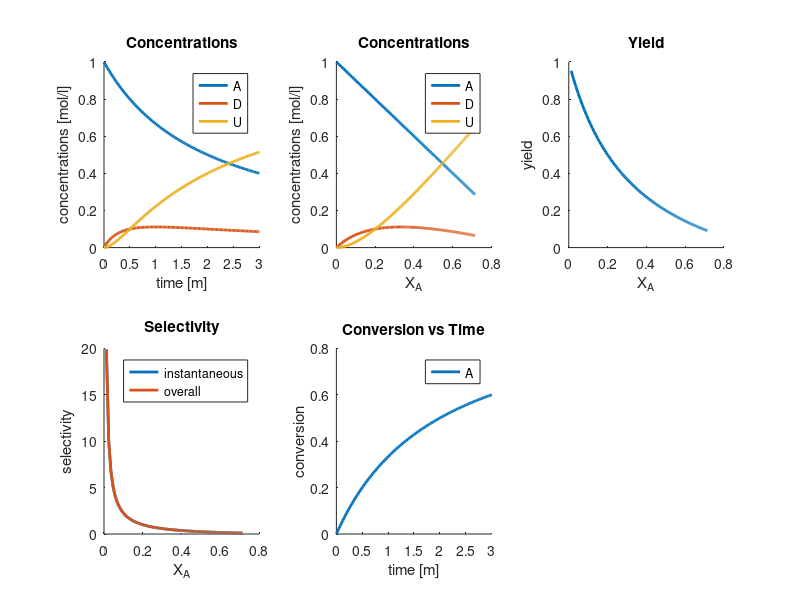

Write the MATLAB code that produced this figure.
close all; clear variables;
%Continuous Stirred Tank Reactor V.3
%Assumptions
%1.Perfect Mixing (rA is same throughout reactor).
%2.Steady State.
%3.Constant Fluid Density.


%% Input data/Parameters

CA0 = 1.0;    % initial concentration [mol/l]
k1  = 0.5;    % kinetic constant [1/s]
k2  = 2;    % kinetic constant [1/s]
Q   = 10;   % Feed Flow rate [l/m]
V   = 2;  % volume of CSTR[l]

%% Optimal values (analytical solutions)

% Optimal residence time
tOpt = 1/sqrt(k1*k2);

% Concentrations
CAOpt = CA0/(1+k1*tOpt);
CDOpt = CA0*k1*tOpt/(1+k1*tOpt)/(1+k2*tOpt);
CUOpt = CA0 - CAOpt - CDOpt;

% Conversion
XOpt = (CA0-CAOpt)/CA0;

% Formation rates
RAOpt = -k1*CAOpt;
RDOpt = k1*CAOpt - k2*CDOpt;
RCOpt = k2*CDOpt;

% Selectivity
SOpt = RDOpt/RCOpt;
StildeOpt = CDOpt/CUOpt;

% Fractional Yield
YOpt = RDOpt/(-RAOpt);
YtildeOpt = CDOpt/(CA0-CAOpt);

% Assumed Tau
Tau=(Q/60)/V;
disp( sprintf('Assumed Tau'));
disp(Tau);

% Calculated Tau

tau=(CA0-CAOpt)/k1*CAOpt^2;
disp( sprintf('Actual Tau'));
disp(tau);

% Rate of Reaction
rA=(CA0-CAOpt)/tau*CAOpt^2;
disp( sprintf('Rate of Reaction'));
disp(rA);


%% Profiles (analytical solutions)

t = linspace(0,5*tOpt,200);

CA = CA0./(1+k1*t);
CD = CA0*k1*t./(1+k1*t)./(1+k2*t);
CU = CA0 - CA - CD;

XA = (CA0-CA)/CA0;

RA = -k1*CA;
RD = k1*CA - k2*CD;
RC = k2*CD;

S = RD./(RC+1e-6);
Stilde = CD./(CU+1e-6);

Y = RD./(-RA);
Ytilde = CD./(CA0-CA);


%% Plotting solution(Graphs of Reactor internal environment)

% Concentrations vs time
subplot(2,3,1);
hold all;
plot(t,CA,'LineWidth',2);
plot(t,CD,'LineWidth',2); 
plot(t,CU,'LineWidth',2);
title('Concentrations');    legend('A', 'D', 'U');
xlabel('time [m]'); ylabel('concentrations [mol/l]');
xlim([0 3*tOpt]);

% Concentrations vs Conversion
subplot(2,3,2);
hold all;
plot(XA,CA,'LineWidth',2);
plot(XA,CD,'LineWidth',2);
plot(XA,CU,'LineWidth',2);
title('Concentrations'); legend('A', 'D', 'U');
xlabel('X_A'); ylabel('concentrations [mol/l]');

% Fractional yield vs Conversion
subplot(2,3,3);
hold all;
plot(XA,Ytilde,'LineWidth',2);
title('Yield');
xlabel('X_A'); ylabel('yield');

% Selectivity vs Conversion
subplot(2,3,4);
hold all;
plot(XA(2:end),S(2:end), 'LineWidth',2);
plot(XA(2:end), Stilde(2:end), 'LineWidth',2);
title('Selectivity'); legend('instantaneous', 'overall');
xlabel('X_A'); ylabel('selectivity');

% Conversion vs time
subplot(2,3,5);
hold all;
plot(t,XA,'LineWidth',2);
title('Conversion vs Time');    legend('A', 'D', 'U');
xlabel('time [m]'); ylabel('conversion');
xlim([0 3*tOpt]);
